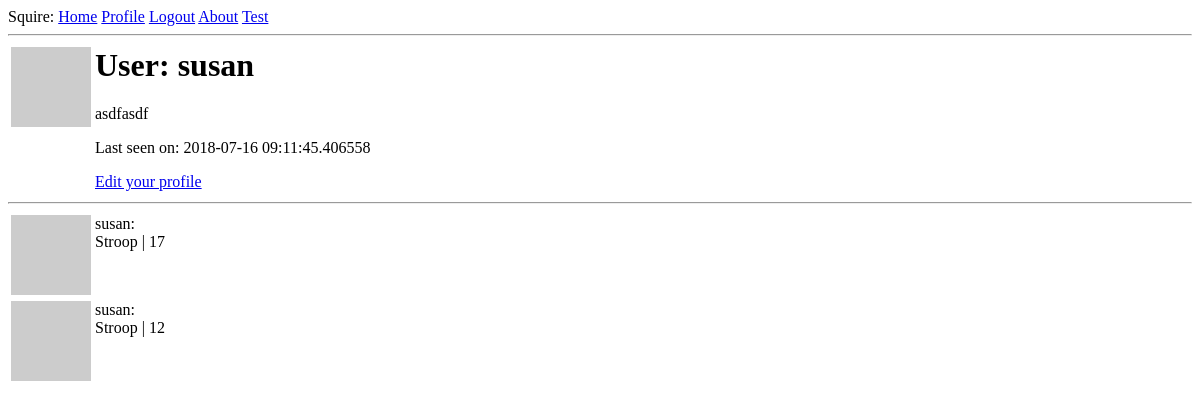
Before: /user/susan (signed in) with the older database file.
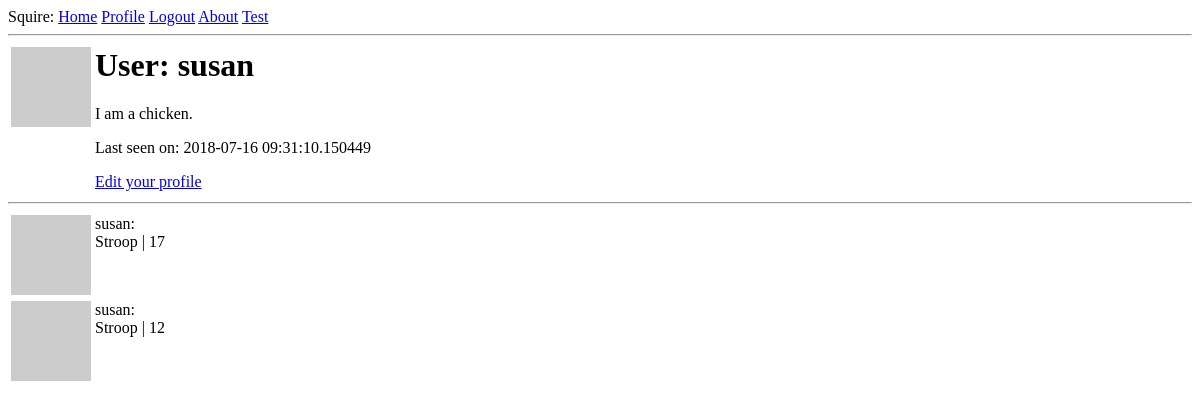
After: the same page with the newer database file.
### app/models.py (models this page shows, shortened)
class User(UserMixin, db.Model):
    id = db.Column(db.Integer, primary_key=True)
    username = db.Column(db.String(64), index=True, unique=True)
    email = db.Column(db.String(120), index=True, unique=True)
    password_hash = db.Column(db.String(128))
    scores = db.relationship('Score', backref='author', lazy='dynamic')
    about_me = db.Column(db.String(140))
    last_seen = db.Column(db.DateTime, default=datetime.utcnow)
    def avatar(self, size):
        digest = md5(self.email.lower().encode('utf-8')).hexdigest()
        return 'https://www.gravatar.com/avatar/{}?d=identicon&s={}'.format(digest, size)

### app/routes.py (the view)
@app.route('/user/<username>')
@login_required
def user(username):
    user = User.query.filter_by(username=username).first_or_404()
    scores = [
        {'testname': 'Stroop', 'score': 17, 'author':user},
        {'testname': 'Stroop', 'score': 12, 'author':user}
    ]
    return render_template('user.html', user=user, scores=scores)

### app/models.py (called while the page is built)
@login.user_loader
def load_user(id):
    return User.query.get(int(id))

### app/routes.py (called while the page is built)
@app.before_request
def before_request():
    if current_user.is_authenticated:
        current_user.last_seen = datetime.utcnow()
        db.session.commit()

### app/templates/user.html
{% extends "base.html" %}
{% block content %}
    <table>
        <tr valign="top">
            <td><img src="{{ user.avatar(128) }}"></td>
            <td>
                <h1>User: {{ user.username }}</h1>
                {% if user.about_me %}<p>{{ user.about_me }}</p>{% endif %}
                {% if user.last_seen %}<p>Last seen on: {{ user.last_seen }}</p>{% endif %}
                {% if user == current_user %}
                <p><a href="{{ url_for('edit_profile') }}">Edit your profile</a></p>
                {% endif %}
            </td>
        </tr>
    </table>
    <hr>
    {% for score in scores %}
    	{% include '_post.html' %}
    {% endfor %}
{% endblock %}

### app/templates/base.html (shortened to what this page needs)
<html>
    <head>
    </head>
    <body>
        <div>
            Squire:
            <a href="{{ url_for('index') }}">Home</a>
            {% if current_user.is_anonymous %}
            <a href="{{ url_for('login') }}">Login</a>
            {% else %}
            <a href="{{ url_for('user', username=current_user.username) }}">Profile</a>
            <a href="{{ url_for('logout') }}">Logout</a>
            {% endif %}
            <a href="{{ url_for('about') }}">About</a>
            <a href="{{ url_for('test') }}">Test</a>
        </div>
        <hr>
        {% block content %}{% endblock %}
    </body>
</html>

### app/templates/_post.html
<table>
    <tr valign="top">
        <td><img src="{{ score.author.avatar(36) }}"></td>
        <td>{{ score.author.username }}:<br>{{ score.testname }} | {{ score.score }}</td>
    </tr>
</table>

Changed rows visible on the page:
changed User "susan": about_me "asdfasdf" → "I am a chicken."; last_seen "2018-07-16 09:11:45.406558" → "2018-07-16 09:31:10.150449"
